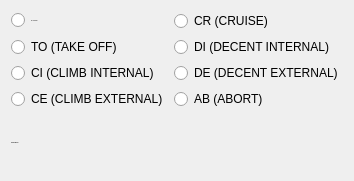
              <widget class="QFrame" name="frame_6">
               <property name="minimumSize">
                <size>
                 <width>0</width>
                 <height>181</height>
                </size>
               </property>
               <property name="maximumSize">
                <size>
                 <width>16777215</width>
                 <height>181</height>
                </size>
               </property>
               <layout class="QGridLayout" name="gridLayout_7">
                <item row="0" column="0">
                 <widget class="QRadioButton" name="flight_modes_gr">
                  <property name="font">
                   <font>
                    <family>Inter</family>
                    <pointsize>-1</pointsize>
                    <weight>50</weight>
                    <bold>false</bold>
                   </font>
                  </property>
                  <property name="text">
                   <string>GR (GROUND)</string>
                  </property>
                  <property name="checkable">
                   <bool>true</bool>
                  </property>
                  <property name="checked">
                   <bool>false</bool>
                  </property>
                  <attribute name="buttonGroup">
                   <string notr="true">buttonGroup_22</string>
                  </attribute>
                 </widget>
                </item>
                <item row="0" column="1">
                 <widget class="QRadioButton" name="flight_modes_cr">
                  <property name="text">
                   <string>CR (CRUISE)</string>
                  </property>
                  <property name="checkable">
                   <bool>true</bool>
                  </property>
                  <attribute name="buttonGroup">
                   <string notr="true">buttonGroup_22</string>
                  </attribute>
                 </widget>
                </item>
                <item row="1" column="0">
                 <widget class="QRadioButton" name="flight_modes_to">
                  <property name="text">
                   <string>TO (TAKE OFF)</string>
                  </property>
                  <property name="checkable">
                   <bool>true</bool>
                  </property>
                  <attribute name="buttonGroup">
                   <string notr="true">buttonGroup_22</string>
                  </attribute>
                 </widget>
                </item>
                <item row="1" column="1">
                 <widget class="QRadioButton" name="flight_modes_di">
                  <property name="text">
                   <string>DI (DECENT INTERNAL)</string>
                  </property>
                  <property name="checkable">
                   <bool>true</bool>
                  </property>
                  <attribute name="buttonGroup">
                   <string notr="true">buttonGroup_22</string>
                  </attribute>
                 </widget>
                </item>
                <item row="2" column="0">
                 <widget class="QRadioButton" name="flight_modes_ci">
                  <property name="text">
                   <string>CI (CLIMB INTERNAL)</string>
                  </property>
                  <property name="checkable">
                   <bool>true</bool>
                  </property>
                  <attribute name="buttonGroup">
                   <string notr="true">buttonGroup_22</string>
                  </attribute>
                 </widget>
                </item>
                <item row="2" column="1">
                 <widget class="QRadioButton" name="flight_modes_de">
                  <property name="text">
                   <string>DE (DECENT EXTERNAL)</string>
                  </property>
                  <property name="checkable">
                   <bool>true</bool>
                  </property>
                  <attribute name="buttonGroup">
                   <string notr="true">buttonGroup_22</string>
                  </attribute>
                 </widget>
                </item>
                <item row="3" column="0">
                 <widget class="QRadioButton" name="flight_modes_ce">
                  <property name="text">
                   <string>CE (CLIMB EXTERNAL)</string>
                  </property>
                  <property name="checkable">
                   <bool>true</bool>
                  </property>
                  <attribute name="buttonGroup">
                   <string notr="true">buttonGroup_22</string>
                  </attribute>
                 </widget>
                </item>
                <item row="3" column="1">
                 <widget class="QRadioButton" name="flight_modes_ab">
                  <property name="text">
                   <string>AB (ABORT)</string>
                  </property>
                  <property name="checkable">
                   <bool>true</bool>
                  </property>
                  <attribute name="buttonGroup">
                   <string notr="true">buttonGroup_22</string>
                  </attribute>
                 </widget>
                </item>
                <item row="4" column="0" colspan="2">
                 <widget class="QLabel" name="label_44">
                  <property name="font">
                   <font>
                    <family>Inter</family>
                    <pointsize>-1</pointsize>
                    <weight>75</weight>
                    <bold>true</bold>
                   </font>
                  </property>
                  <property name="text">
                   <string>FLIGHT MODES</string>
                  </property>
                 </widget>
                </item>
               </layout>
              </widget>
